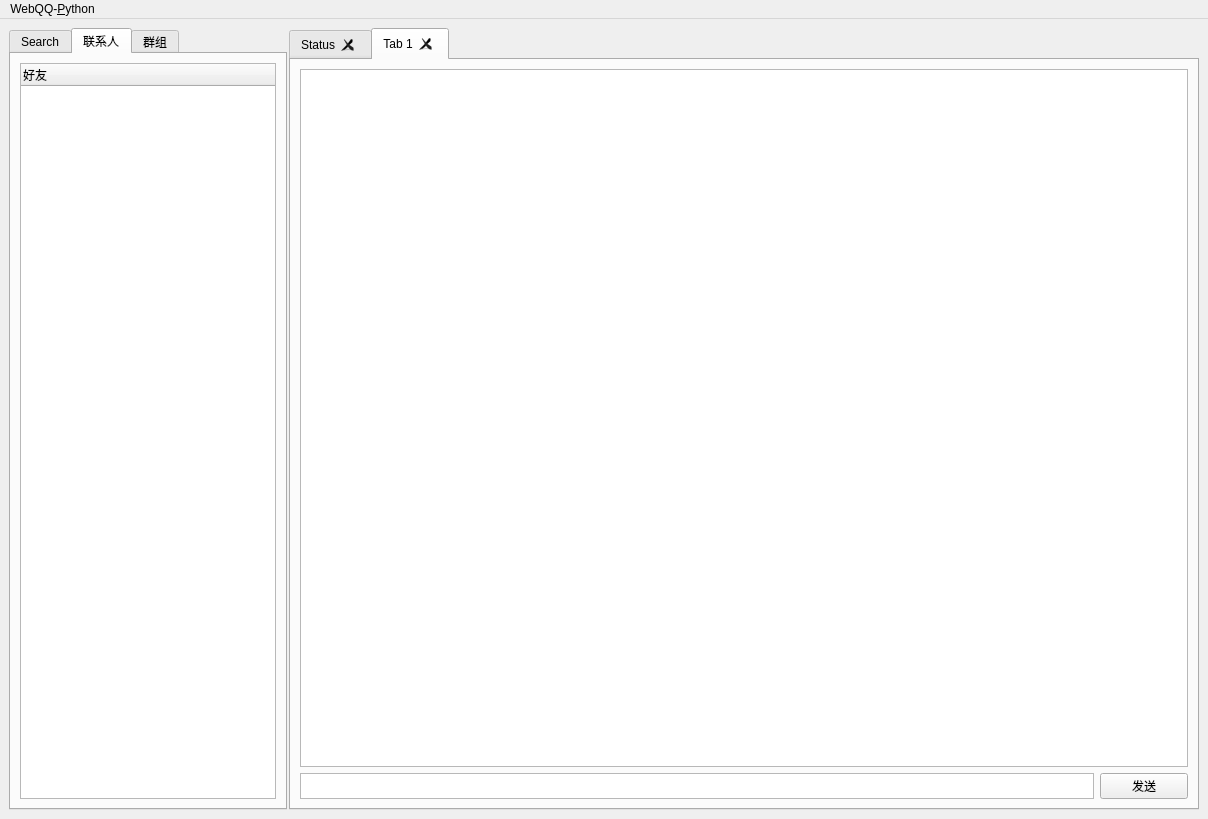
<?xml version="1.0" encoding="UTF-8"?>
<ui version="4.0">
 <class>MainWindow</class>
 <widget class="QMainWindow" name="MainWindow">
  <property name="geometry">
   <rect>
    <x>0</x>
    <y>0</y>
    <width>1208</width>
    <height>819</height>
   </rect>
  </property>
  <property name="windowTitle">
   <string>WebQQ-Python</string>
  </property>
  <property name="windowIcon">
   <iconset>
    <normaloff>icon/main_icon.png</normaloff>icon/main_icon.png</iconset>
  </property>
  <widget class="QWidget" name="centralwidget">
   <layout class="QGridLayout" name="gridLayout">
    <item row="0" column="0">
     <layout class="QHBoxLayout" name="horizontalLayout_2" stretch="1,3">
      <property name="spacing">
       <number>2</number>
      </property>
      <item>
       <widget class="QTabWidget" name="ContactTab">
        <property name="sizePolicy">
         <sizepolicy hsizetype="Fixed" vsizetype="Expanding">
          <horstretch>0</horstretch>
          <verstretch>0</verstretch>
         </sizepolicy>
        </property>
        <property name="acceptDrops">
         <bool>false</bool>
        </property>
        <property name="currentIndex">
         <number>1</number>
        </property>
        <property name="documentMode">
         <bool>false</bool>
        </property>
        <property name="movable">
         <bool>true</bool>
        </property>
        <property name="tabBarAutoHide">
         <bool>false</bool>
        </property>
        <widget class="QWidget" name="SearchTab">
         <attribute name="icon">
          <iconset>
           <normaloff>icon/search.png</normaloff>icon/search.png</iconset>
         </attribute>
         <attribute name="title">
          <string>Search</string>
         </attribute>
         <layout class="QVBoxLayout" name="verticalLayout_3">
          <item>
           <layout class="QHBoxLayout" name="horizontalLayout_4" stretch="1,7">
            <item>
             <widget class="QPushButton" name="SearchContactButton">
              <property name="sizePolicy">
               <sizepolicy hsizetype="Expanding" vsizetype="Fixed">
                <horstretch>0</horstretch>
                <verstretch>0</verstretch>
               </sizepolicy>
              </property>
              <property name="text">
               <string/>
              </property>
              <property name="icon">
               <iconset>
                <normaloff>icon/search categories.png</normaloff>icon/search categories.png</iconset>
              </property>
             </widget>
            </item>
            <item>
             <widget class="QLineEdit" name="SearchContactBar">
              <property name="placeholderText">
               <string>搜索联系人</string>
              </property>
              <property name="clearButtonEnabled">
               <bool>true</bool>
              </property>
             </widget>
            </item>
           </layout>
          </item>
          <item>
           <widget class="QListWidget" name="SearchContactList"/>
          </item>
         </layout>
        </widget>
        <widget class="QWidget" name="friendTab">
         <attribute name="icon">
          <iconset>
           <normaloff>icon/contact.png</normaloff>icon/contact.png</iconset>
         </attribute>
         <attribute name="title">
          <string>联系人</string>
         </attribute>
         <layout class="QVBoxLayout" name="verticalLayout_2">
          <property name="spacing">
           <number>3</number>
          </property>
          <item>
           <widget class="QTreeWidget" name="FriendTree">
            <property name="minimumSize">
             <size>
              <width>0</width>
              <height>0</height>
             </size>
            </property>
            <property name="acceptDrops">
             <bool>false</bool>
            </property>
            <property name="dragDropMode">
             <enum>QAbstractItemView::InternalMove</enum>
            </property>
            <column>
             <property name="text">
              <string>好友</string>
             </property>
            </column>
           </widget>
          </item>
         </layout>
        </widget>
        <widget class="QWidget" name="groupTab">
         <attribute name="icon">
          <iconset>
           <normaloff>icon/group.png</normaloff>icon/group.png</iconset>
         </attribute>
         <attribute name="title">
          <string>群组</string>
         </attribute>
         <layout class="QVBoxLayout" name="verticalLayout_4">
          <item>
           <widget class="QTreeWidget" name="GroupTree">
            <property name="dragDropMode">
             <enum>QAbstractItemView::InternalMove</enum>
            </property>
            <column>
             <property name="text">
              <string>群组</string>
             </property>
            </column>
           </widget>
          </item>
         </layout>
        </widget>
       </widget>
      </item>
      <item>
       <layout class="QVBoxLayout" name="verticalLayout" stretch="19">
        <item>
         <widget class="QTabWidget" name="ChatTabWidget">
          <property name="currentIndex">
           <number>1</number>
          </property>
          <property name="tabsClosable">
           <bool>true</bool>
          </property>
          <property name="tabBarAutoHide">
           <bool>false</bool>
          </property>
          <widget class="QWidget" name="tab_0">
           <attribute name="title">
            <string>Status</string>
           </attribute>
           <layout class="QVBoxLayout" name="verticalLayout_5">
            <item>
             <widget class="QListWidget" name="StatusList"/>
            </item>
           </layout>
          </widget>
          <widget class="QWidget" name="tab_1">
           <attribute name="title">
            <string>Tab 1</string>
           </attribute>
           <layout class="QVBoxLayout" name="verticalLayout_6">
            <item>
             <widget class="QListWidget" name="MessageList">
              <property name="sizePolicy">
               <sizepolicy hsizetype="Expanding" vsizetype="Expanding">
                <horstretch>0</horstretch>
                <verstretch>0</verstretch>
               </sizepolicy>
              </property>
              <property name="minimumSize">
               <size>
                <width>0</width>
                <height>0</height>
               </size>
              </property>
             </widget>
            </item>
            <item>
             <layout class="QHBoxLayout" name="horizontalLayout" stretch="9,1">
              <item>
               <widget class="QTextEdit" name="InputBox">
                <property name="sizePolicy">
                 <sizepolicy hsizetype="Expanding" vsizetype="Ignored">
                  <horstretch>0</horstretch>
                  <verstretch>0</verstretch>
                 </sizepolicy>
                </property>
                <property name="minimumSize">
                 <size>
                  <width>0</width>
                  <height>0</height>
                 </size>
                </property>
                <property name="maximumSize">
                 <size>
                  <width>16777215</width>
                  <height>30</height>
                 </size>
                </property>
                <property name="cursor" stdset="0">
                 <cursorShape>IBeamCursor</cursorShape>
                </property>
                <property name="whatsThis">
                 <string>&lt;html&gt;&lt;head/&gt;&lt;body&gt;&lt;p&gt;输入&lt;/p&gt;&lt;/body&gt;&lt;/html&gt;</string>
                </property>
               </widget>
              </item>
              <item>
               <widget class="QPushButton" name="SendButton">
                <property name="sizePolicy">
                 <sizepolicy hsizetype="Expanding" vsizetype="Fixed">
                  <horstretch>0</horstretch>
                  <verstretch>0</verstretch>
                 </sizepolicy>
                </property>
                <property name="minimumSize">
                 <size>
                  <width>0</width>
                  <height>0</height>
                 </size>
                </property>
                <property name="maximumSize">
                 <size>
                  <width>16777215</width>
                  <height>30</height>
                 </size>
                </property>
                <property name="text">
                 <string>发送</string>
                </property>
               </widget>
              </item>
             </layout>
            </item>
           </layout>
          </widget>
         </widget>
        </item>
       </layout>
      </item>
     </layout>
    </item>
   </layout>
  </widget>
  <widget class="QMenuBar" name="menubar">
   <property name="geometry">
    <rect>
     <x>0</x>
     <y>0</y>
     <width>1208</width>
     <height>30</height>
    </rect>
   </property>
   <widget class="QMenu" name="MenuWebQQ_Python">
    <property name="title">
     <string>WebQQ-&amp;Python</string>
    </property>
   </widget>
   <addaction name="MenuWebQQ_Python"/>
  </widget>
 </widget>
 <resources/>
 <connections/>
</ui>
